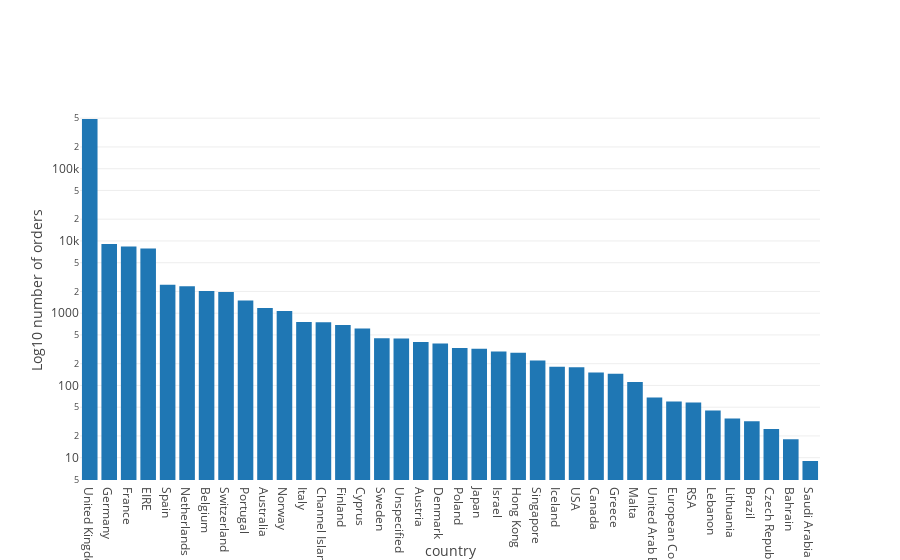

The notebook cell saved with this chart:
### Markdown cell above
### Initial Visualisation of no. of Orders for all Countries
I'm using a log scale just for visualisation as the UK dominates the market

### Code cell
import numpy as np
import pandas as pd
import matplotlib.pyplot as plt
import seaborn as sns
from math import ceil
from sklearn import linear_model
from sklearn import metrics
from plotly.offline import download_plotlyjs, init_notebook_mode, plot, iplot
import plotly.graph_objs as go
init_notebook_mode(connected=True)

grouped  = df.groupby(['Country']).count()['Quantity'].sort_values(ascending=False)

data_plot = [go.Bar(x=grouped.index, y=grouped.values)]
layout = go.Layout(yaxis={'type':'log', 'autorange':True, 'title':'Log10 number of orders'},xaxis={'title':'country'})
fig = go.Figure(data=data_plot, layout=layout)
iplot(fig)

### Figure 1 — Plotly figure (JSON) as saved in the notebook; plotly's stock layout.template omitted (floating-point values rounded to 4 significant figures)
{"data": [{"type": "bar", "uid": "60819ae8-b2ce-48d1-a068-f9f9c11ef38d", "x": ["United Kingdom", "Germany", "France", "EIRE", "Spain", "Netherlands", "Belgium", "Switzerland", "Portugal", "Australia", "Norway", "Italy", "Channel Islands", "Finland", "Cyprus", "Sweden", "Unspecified", "Austria", "Denmark", "Poland", "Japan", "Israel", "Hong Kong", "Singapore", "Iceland", "USA", "Canada", "Greece", "Malta", "United Arab Emirates", "European Community", "RSA", "Lebanon", "Lithuania", "Brazil", "Czech Republic", "Bahrain", "Saudi Arabia"], "y": [487622, 9042, 8408, 7894, 2485, 2363, 2031, 1967, 1501, 1185, 1072, 758, 748, 685, 614, 451, 446, 398, 380, 330, 321, 295, 284, 222, 182, 179, 151, 145, 112, 68, 60, 58, 45, 35, 32, 25, 18, 9]}], "layout": {"xaxis": {"title": {"text": "country"}}, "yaxis": {"autorange": true, "title": {"text": "Log10 number of orders"}, "type": "log"}}}
